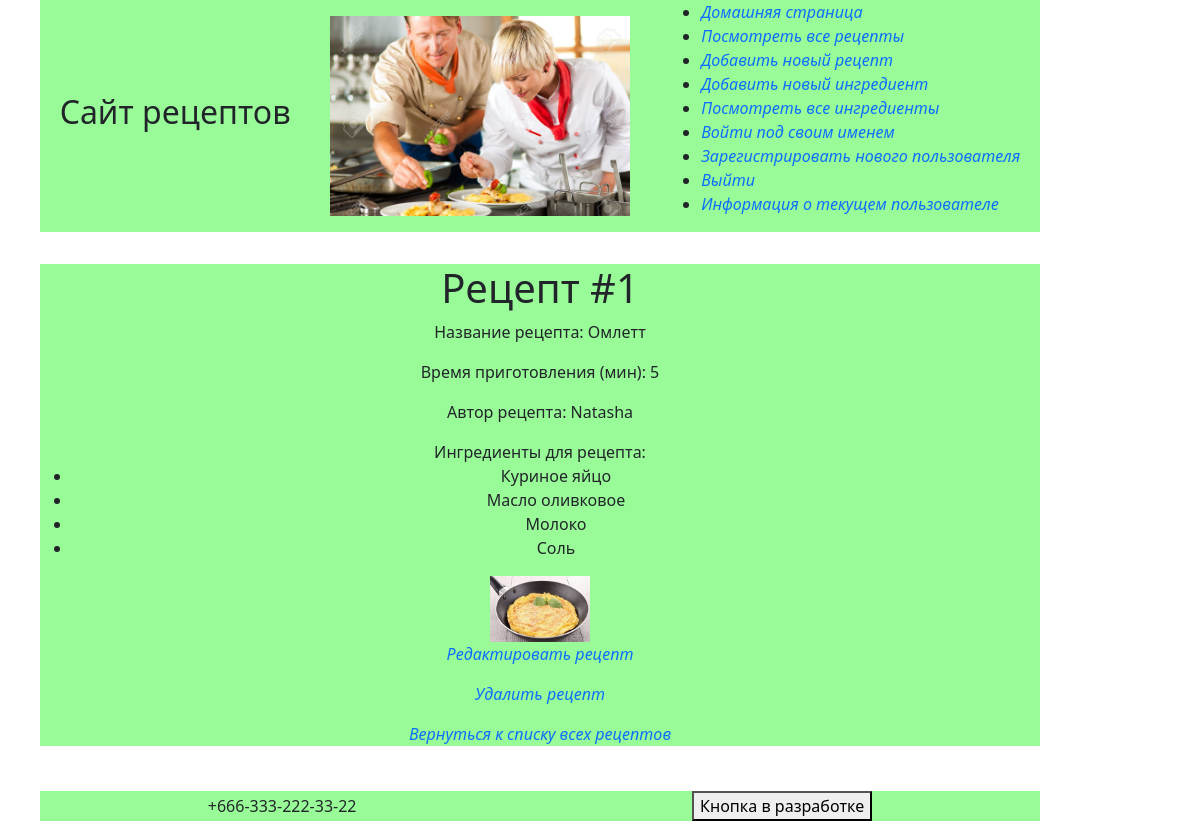
Page /recipes/1/ (signed in) on the committed database.
### recipeapp/models.py (models this page shows, shortened)
class Recipe(models.Model):
    name = models.CharField(max_length=100)
    description = models.TextField(null=False, blank=True)
    created_at = models.DateTimeField(auto_now_add=True)
    changed_at = models.DateTimeField(auto_now=True)
    author = models.ForeignKey(User, on_delete=models.PROTECT)
    cooking_time_min = models.PositiveIntegerField(default=0)
    ingredients = models.ManyToManyField(Ingredient, related_name='recipes')
    preview = models.ImageField(null=True, blank=True, upload_to=recipe_preview_directory_path)

class Ingredient(models.Model):
    class Meta:
        ordering = ["name", 'measurement_unit']
    name = models.CharField(max_length=100, db_index=True)
    description = models.TextField(null=False, blank=True, db_index=True)
    measurement_unit = models.CharField(max_length=20, default='units')
    archived = models.BooleanField(default=False)
    preview = models.ImageField(null=True, blank=True, upload_to=ingredient_preview_directory_path)

### recipeapp/views.py (the view)
# urls.py: path('recipes/<int:pk>/', RecipeDetailView.as_view(), name='recipe_details'),
class RecipeDetailView(DetailView):
    queryset = (
        Recipe.objects.
        select_related('author').
        prefetch_related('ingredients')
    )

### recipeapp/templates/recipeapp/recipe_detail.html (shortened to what this page needs)
{% extends 'recipeapp/base.html' %}
{% block body %}
<div class="fixed-container">
    <h1>Рецепт #{{ object.pk }}</h1>
    <p>Название рецепта: {{ object.name }}</p>
    <p>Время приготовления (мин): {{ object.cooking_time_min }}</p>
    <p>Автор рецепта: {% firstof object.author.first_name object.author.username %}</p>
    <div>
        Ингредиенты для рецепта:
        <ul>
            {% for ingredient in object.ingredients.all %}
            <li>{{ ingredient.name }}</li>
            {% endfor %}
        </ul>
    </div>
    {% if recipe.preview %}
    <img src="{{ recipe.preview.url }}" alt="{{ recipe.preview.name }}" width="100px">
    {% endif %}
    <br>
    {% if recipe.author == user %}
    <div>
        <p><a href="{% url 'recipeapp:recipe_update' pk=recipe.pk %}">Редактировать рецепт</a></p>
        <p><a href="{% url 'recipeapp:recipe_delete' pk=recipe.pk %}">Удалить рецепт</a></p>
    </div>
    {% endif %}
    <div>
        <a href="{% url 'recipeapp:recipes_list' %}">Вернуться к списку всех рецептов</a>
    </div>
</div>
{% endblock %}

### static/styles.css (style rules this page uses)
html, body { margin: 0; padding: 0; }
.fixed-container { max-width: 1000px; height: 100% margin-left: auto; margin-right: auto; background-color: palegreen; }
a { text-decoration: none; font-style: italic; }

### rows in the picture
Recipe: pk "1", name "Омлетт", cooking_time_min "5", author.first_name "Natasha", preview (picture)
Ingredient: name "Куриное яйцо"
Ingredient: name "Масло оливковое"
Ingredient: name "Молоко"
Ingredient: name "Соль"
